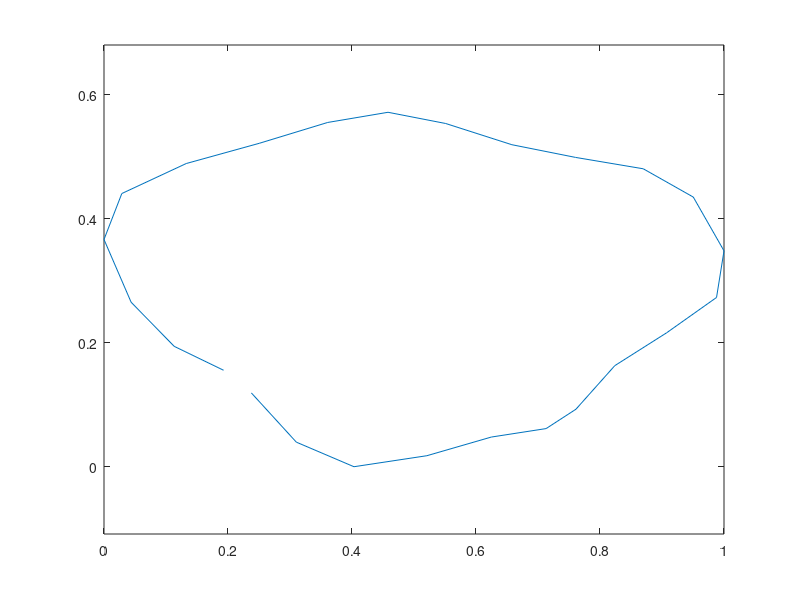

Here is the MATLAB script that generated this plot:
% Spors' potato

x = [
9944 -8795
10005 -8864
10070 -8942
10135 -9019
10204 -9100
10273 -9185
10350 -9275
10427 -9364
10504 -9454
10586 -9543
10667 -9633
10752 -9722
10842 -9807
10927 -9893
11021 -9974
11110 -10051
11203 -10120
11297 -10189
11390 -10254
11492 -10311
11589 -10360
11687 -10409
11789 -10449
11894 -10482
12000 -10510
12093 -10531
12195 -10543
12297 -10555
12402 -10563
12508 -10563
12622 -10563
12736 -10559
12853 -10547
12975 -10535
13101 -10518
13227 -10502
13357 -10478
13487 -10453
13621 -10425
13752 -10397
13886 -10364
14016 -10332
14150 -10299
14276 -10262
14406 -10226
14536 -10193
14658 -10157
14776 -10120
14894 -10084
15007 -10051
15117 -10015
15223 -9986
15324 -9954
15422 -9929
15515 -9901
15605 -9876
15694 -9852
15812 -9828
15926 -9799
16040 -9779
16145 -9759
16247 -9742
16348 -9730
16442 -9718
16531 -9706
16625 -9698
16710 -9689
16791 -9677
16865 -9669
16938 -9657
17007 -9649
17072 -9633
17133 -9620
17190 -9604
17247 -9584
17299 -9559
17348 -9531
17397 -9502
17446 -9466
17486 -9433
17531 -9393
17580 -9344
17625 -9299
17673 -9242
17722 -9185
17775 -9120
17832 -9060
17889 -8986
17946 -8913
18011 -8836
18072 -8759
18137 -8682
18206 -8604
18279 -8523
18348 -8446
18421 -8365
18498 -8287
18575 -8214
18653 -8141
18734 -8068
18819 -8003
18905 -7938
18990 -7873
19071 -7820
19153 -7767
19234 -7718
19319 -7666
19413 -7617
19502 -7564
19600 -7511
19697 -7458
19799 -7405
19896 -7353
19998 -7296
20099 -7243
20201 -7186
20299 -7129
20396 -7068
20494 -7011
20583 -6950
20673 -6889
20754 -6828
20831 -6763
20904 -6702
20973 -6641
21034 -6576
21091 -6507
21144 -6438
21185 -6373
21225 -6300
21258 -6227
21282 -6154
21298 -6081
21315 -6007
21323 -5926
21327 -5845
21327 -5760
21323 -5670
21307 -5581
21290 -5483
21270 -5390
21246 -5296
21213 -5199
21176 -5097
21136 -5000
21091 -4902
21042 -4804
20990 -4707
20933 -4609
20872 -4520
20811 -4427
20742 -4345
20677 -4260
20603 -4179
20534 -4101
20457 -4032
20384 -3959
20311 -3898
20230 -3837
20148 -3780
20071 -3732
19986 -3679
19904 -3634
19815 -3593
19726 -3553
19636 -3516
19539 -3484
19437 -3451
19335 -3423
19234 -3390
19124 -3370
19010 -3346
18901 -3321
18787 -3301
18665 -3280
18547 -3264
18429 -3244
18307 -3228
18185 -3211
18067 -3195
17946 -3183
17828 -3167
17710 -3150
17592 -3138
17478 -3122
17364 -3106
17251 -3089
17141 -3069
17027 -3053
16917 -3033
16812 -3008
16710 -2984
16609 -2964
16503 -2935
16397 -2907
16292 -2878
16186 -2846
16080 -2817
15966 -2781
15861 -2744
15743 -2712
15633 -2675
15515 -2638
15402 -2598
15288 -2557
15170 -2521
15052 -2484
14938 -2447
14824 -2411
14711 -2374
14601 -2338
14487 -2305
14377 -2273
14272 -2244
14166 -2216
14064 -2191
13967 -2171
13869 -2151
13768 -2130
13678 -2114
13585 -2102
13495 -2090
13402 -2082
13309 -2073
13219 -2069
13122 -2069
13028 -2073
12931 -2082
12833 -2090
12731 -2102
12634 -2114
12528 -2130
12427 -2151
12325 -2171
12215 -2195
12106 -2220
11996 -2252
11882 -2277
11772 -2313
11655 -2342
11541 -2378
11427 -2415
11309 -2447
11195 -2484
11077 -2521
10964 -2557
10846 -2598
10728 -2634
10610 -2667
10496 -2703
10374 -2740
10252 -2777
10131 -2813
10021 -2842
9907 -2874
9789 -2903
9671 -2935
9553 -2964
9427 -3000
9301 -3033
9175 -3065
9045 -3102
8911 -3138
8781 -3175
8647 -3211
8513 -3252
8383 -3297
8249 -3337
8119 -3382
7989 -3431
7863 -3476
7737 -3524
7619 -3573
7505 -3622
7391 -3675
7286 -3732
7184 -3784
7087 -3837
6997 -3898
6916 -3959
6839 -4016
6766 -4077
6700 -4142
6640 -4203
6591 -4272
6542 -4341
6505 -4410
6473 -4488
6440 -4569
6420 -4650
6408 -4739
6396 -4829
6396 -4922
6400 -5020
6412 -5117
6428 -5219
6449 -5325
6477 -5434
6509 -5544
6550 -5650
6595 -5764
6640 -5873
6692 -5987
6745 -6097
6806 -6207
6867 -6316
6932 -6418
6997 -6520
7062 -6621
7135 -6723
7204 -6812
7274 -6906
7347 -6987
7412 -7068
7485 -7149
7550 -7219
7619 -7288
7688 -7353
7753 -7414
7838 -7487
7924 -7556
8009 -7617
8094 -7678
8180 -7731
8265 -7779
8355 -7824
8440 -7873
8525 -7913
8615 -7954
8700 -7991
8789 -8027
8871 -8064
8956 -8100
9037 -8137
9119 -8174
9196 -8210
9277 -8251
9350 -8291
9423 -8336
9497 -8385
9562 -8430
9635 -8486
9704 -8547
9761 -8600
9822 -8661
9883 -8726
];

x = x(1:14:end,:);
x = bsxfun(@minus, x, min(x,[],1));
x = x ./ max(x(:,1));
plot(x(:,1), x(:,2)), axis equal

dlmwrite('fig.csv', x, '\t');
